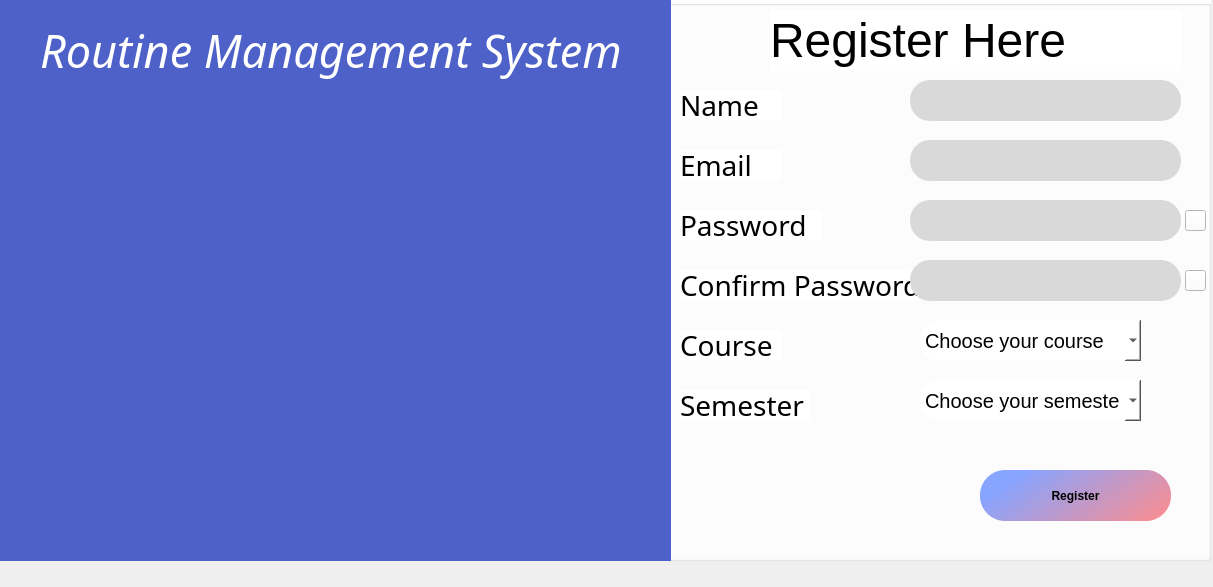
<?xml version="1.0" encoding="UTF-8"?>
<ui version="4.0">
 <class>registration</class>
 <widget class="QDialog" name="registration">
  <property name="geometry">
   <rect>
    <x>0</x>
    <y>0</y>
    <width>1213</width>
    <height>587</height>
   </rect>
  </property>
  <property name="windowTitle">
   <string>register</string>
  </property>
  <property name="styleSheet">
   <string notr="true">.QLineEdit{
	border-radius:6px;
}
*{
	background:none;
}</string>
  </property>
  <widget class="QLabel" name="label_3">
   <property name="geometry">
    <rect>
     <x>50</x>
     <y>260</y>
     <width>191</width>
     <height>121</height>
    </rect>
   </property>
   <property name="text">
    <string/>
   </property>
  </widget>
  <widget class="QGroupBox" name="groupBox">
   <property name="enabled">
    <bool>true</bool>
   </property>
   <property name="geometry">
    <rect>
     <x>650</x>
     <y>0</y>
     <width>561</width>
     <height>561</height>
    </rect>
   </property>
   <property name="font">
    <font>
     <bold>true</bold>
    </font>
   </property>
   <property name="autoFillBackground">
    <bool>false</bool>
   </property>
   <property name="styleSheet">
    <string notr="true">position: absolute;
width: 845px;
height: 1024px;
left: 0px;
top: 0px;

background: #FFFFFF;</string>
   </property>
   <property name="title">
    <string/>
   </property>
   <property name="alignment">
    <set>Qt::AlignHCenter|Qt::AlignTop</set>
   </property>
   <property name="flat">
    <bool>false</bool>
   </property>
   <widget class="QPushButton" name="pushButton_3">
    <property name="geometry">
     <rect>
      <x>330</x>
      <y>470</y>
      <width>191</width>
      <height>51</height>
     </rect>
    </property>
    <property name="font">
     <font>
      <bold>true</bold>
     </font>
    </property>
    <property name="styleSheet">
     <string notr="true">QPushButton{
	position: absolute;
width: 195px;
height: 66px;
left: 368px;
top: 716px;

	background-color: qlineargradient(spread:pad, x1:0, y1:0.625, x2:1, y2:1, stop:0 rgba(135, 164, 255, 255), stop:1 rgba(255, 140, 140, 255));
border-radius: 25px;

}
*:hover{
color: #f5E0E0;
}</string>
    </property>
    <property name="text">
     <string>Register</string>
    </property>
   </widget>
   <widget class="QLabel" name="label_9">
    <property name="geometry">
     <rect>
      <x>30</x>
      <y>150</y>
      <width>101</width>
      <height>31</height>
     </rect>
    </property>
    <property name="font">
     <font>
      <family>Coda</family>
      <pointsize>-1</pointsize>
      <italic>false</italic>
      <bold>false</bold>
     </font>
    </property>
    <property name="styleSheet">
     <string notr="true">position: absolute;
width: 250px;
height: 63px;
left: 493px;
top: 254px;

font-family: 'Coda';
font-style: normal;
font-weight: 400;
font-size: 28px;
line-height: 51px;
text-align: center;

color: #000000;</string>
    </property>
    <property name="text">
     <string>Email</string>
    </property>
   </widget>
   <widget class="QLabel" name="label_12">
    <property name="geometry">
     <rect>
      <x>30</x>
      <y>210</y>
      <width>141</width>
      <height>31</height>
     </rect>
    </property>
    <property name="font">
     <font>
      <family>Coda</family>
      <pointsize>-1</pointsize>
      <italic>false</italic>
      <bold>false</bold>
     </font>
    </property>
    <property name="styleSheet">
     <string notr="true">position: absolute;
width: 250px;
height: 63px;
left: 493px;
top: 254px;

font-family: 'Coda';
font-style: normal;
font-weight: 400;
font-size: 28px;
line-height: 51px;
text-align: center;

color: #000000;</string>
    </property>
    <property name="text">
     <string>Password</string>
    </property>
   </widget>
   <widget class="QLabel" name="label_13">
    <property name="geometry">
     <rect>
      <x>30</x>
      <y>270</y>
      <width>241</width>
      <height>31</height>
     </rect>
    </property>
    <property name="font">
     <font>
      <family>Coda</family>
      <pointsize>-1</pointsize>
      <italic>false</italic>
      <bold>false</bold>
     </font>
    </property>
    <property name="styleSheet">
     <string notr="true">position: absolute;
width: 250px;
height: 63px;
left: 493px;
top: 254px;

font-family: 'Coda';
font-style: normal;
font-weight: 400;
font-size: 28px;
line-height: 51px;
text-align: center;

color: #000000;</string>
    </property>
    <property name="text">
     <string>Confirm Password</string>
    </property>
   </widget>
   <widget class="QLabel" name="label_14">
    <property name="geometry">
     <rect>
      <x>30</x>
      <y>330</y>
      <width>101</width>
      <height>31</height>
     </rect>
    </property>
    <property name="font">
     <font>
      <family>Coda</family>
      <pointsize>-1</pointsize>
      <italic>false</italic>
      <bold>false</bold>
     </font>
    </property>
    <property name="styleSheet">
     <string notr="true">position: absolute;
width: 250px;
height: 63px;
left: 493px;
top: 254px;

font-family: 'Coda';
font-style: normal;
font-weight: 400;
font-size: 28px;
line-height: 51px;
text-align: center;

color: #000000;</string>
    </property>
    <property name="text">
     <string>Course</string>
    </property>
   </widget>
   <widget class="QLabel" name="label_15">
    <property name="geometry">
     <rect>
      <x>30</x>
      <y>390</y>
      <width>131</width>
      <height>31</height>
     </rect>
    </property>
    <property name="font">
     <font>
      <family>Coda</family>
      <pointsize>-1</pointsize>
      <italic>false</italic>
      <bold>false</bold>
     </font>
    </property>
    <property name="styleSheet">
     <string notr="true">position: absolute;
width: 250px;
height: 63px;
left: 493px;
top: 254px;

font-family: 'Coda';
font-style: normal;
font-weight: 400;
font-size: 28px;
line-height: 51px;
text-align: center;

color: #000000;</string>
    </property>
    <property name="text">
     <string>Semester</string>
    </property>
   </widget>
   <widget class="QLineEdit" name="lineEdit_email">
    <property name="enabled">
     <bool>true</bool>
    </property>
    <property name="geometry">
     <rect>
      <x>260</x>
      <y>140</y>
      <width>271</width>
      <height>41</height>
     </rect>
    </property>
    <property name="font">
     <font>
      <bold>false</bold>
     </font>
    </property>
    <property name="styleSheet">
     <string notr="true">position: absolute;
width: 675px;
height: 57px;
left: 785px;
top: 252px;

background: #D9D9D9;
border-radius: 20px;
padding-left:15px;</string>
    </property>
   </widget>
   <widget class="QLineEdit" name="lineEdit_pass">
    <property name="enabled">
     <bool>true</bool>
    </property>
    <property name="geometry">
     <rect>
      <x>260</x>
      <y>200</y>
      <width>271</width>
      <height>41</height>
     </rect>
    </property>
    <property name="font">
     <font>
      <bold>false</bold>
     </font>
    </property>
    <property name="styleSheet">
     <string notr="true">position: absolute;
width: 675px;
height: 57px;
left: 785px;
top: 252px;

background: #D9D9D9;
border-radius: 20px;
padding-left:15px;</string>
    </property>
    <property name="inputMethodHints">
     <set>Qt::ImhHiddenText|Qt::ImhNoAutoUppercase|Qt::ImhNoPredictiveText|Qt::ImhSensitiveData</set>
    </property>
    <property name="echoMode">
     <enum>QLineEdit::Password</enum>
    </property>
   </widget>
   <widget class="QLineEdit" name="lineEdit_cpass">
    <property name="enabled">
     <bool>true</bool>
    </property>
    <property name="geometry">
     <rect>
      <x>260</x>
      <y>260</y>
      <width>271</width>
      <height>41</height>
     </rect>
    </property>
    <property name="font">
     <font>
      <bold>false</bold>
     </font>
    </property>
    <property name="styleSheet">
     <string notr="true">position: absolute;
width: 675px;
height: 57px;
left: 785px;
top: 252px;

background: #D9D9D9;
border-radius: 20px;
padding-left:15px;</string>
    </property>
    <property name="inputMethodHints">
     <set>Qt::ImhHiddenText|Qt::ImhNoAutoUppercase|Qt::ImhNoPredictiveText|Qt::ImhSensitiveData</set>
    </property>
    <property name="echoMode">
     <enum>QLineEdit::Password</enum>
    </property>
   </widget>
   <widget class="QComboBox" name="comboBox_course">
    <property name="geometry">
     <rect>
      <x>270</x>
      <y>320</y>
      <width>221</width>
      <height>41</height>
     </rect>
    </property>
    <property name="styleSheet">
     <string notr="true">position: absolute;
width: 675px;
height: 57px;
left: 785px;
top: 252px;


border-radius: 20px;
font-size:20px;
</string>
    </property>
    <item>
     <property name="text">
      <string>Choose your course</string>
     </property>
    </item>
    <item>
     <property name="text">
      <string>Computer Engineering</string>
     </property>
    </item>
    <item>
     <property name="text">
      <string>Civil Engineering</string>
     </property>
    </item>
    <item>
     <property name="text">
      <string>Mechanical Engineering</string>
     </property>
    </item>
    <item>
     <property name="text">
      <string>Geomatics Engineering</string>
     </property>
    </item>
    <item>
     <property name="text">
      <string>Environmental Engineering</string>
     </property>
    </item>
    <item>
     <property name="text">
      <string>Electrical Engineering</string>
     </property>
    </item>
   </widget>
   <widget class="QComboBox" name="comboBox_sem">
    <property name="geometry">
     <rect>
      <x>270</x>
      <y>380</y>
      <width>221</width>
      <height>41</height>
     </rect>
    </property>
    <property name="styleSheet">
     <string notr="true">position: absolute;
width: 675px;
height: 57px;
left: 785px;
top: 252px;


border-radius: 20px;
font-size:20px;
</string>
    </property>
    <item>
     <property name="text">
      <string>Choose your semester</string>
     </property>
    </item>
    <item>
     <property name="text">
      <string>I</string>
     </property>
    </item>
    <item>
     <property name="text">
      <string>II</string>
     </property>
    </item>
    <item>
     <property name="text">
      <string>III</string>
     </property>
    </item>
    <item>
     <property name="text">
      <string>IV</string>
     </property>
    </item>
    <item>
     <property name="text">
      <string>V</string>
     </property>
    </item>
    <item>
     <property name="text">
      <string>VI</string>
     </property>
    </item>
    <item>
     <property name="text">
      <string>VII</string>
     </property>
    </item>
    <item>
     <property name="text">
      <string>VIII</string>
     </property>
    </item>
   </widget>
   <widget class="QLabel" name="label_2">
    <property name="geometry">
     <rect>
      <x>120</x>
      <y>10</y>
      <width>411</width>
      <height>61</height>
     </rect>
    </property>
    <property name="styleSheet">
     <string notr="true">position: absolute;
width: 551px;
height: 69px;
left: 198px;
top: 239px;

font-family: 'Jua';
font-style: normal;
font-weight: 400;
font-size: 48px;
line-height: 60px;
text-align: center;

color: #000000;
</string>
    </property>
    <property name="text">
     <string>Register Here</string>
    </property>
   </widget>
   <widget class="QLineEdit" name="lineEdit_name">
    <property name="enabled">
     <bool>true</bool>
    </property>
    <property name="geometry">
     <rect>
      <x>260</x>
      <y>80</y>
      <width>271</width>
      <height>41</height>
     </rect>
    </property>
    <property name="font">
     <font>
      <bold>false</bold>
     </font>
    </property>
    <property name="styleSheet">
     <string notr="true">position: absolute;
width: 675px;
height: 57px;
left: 785px;
top: 252px;

background: #D9D9D9;
border-radius: 20px;
padding-left:15px;</string>
    </property>
    <property name="text">
     <string/>
    </property>
   </widget>
   <widget class="QLabel" name="label_8">
    <property name="geometry">
     <rect>
      <x>30</x>
      <y>90</y>
      <width>101</width>
      <height>31</height>
     </rect>
    </property>
    <property name="font">
     <font>
      <family>Coda</family>
      <pointsize>-1</pointsize>
      <italic>false</italic>
      <bold>false</bold>
     </font>
    </property>
    <property name="styleSheet">
     <string notr="true">position: absolute;
width: 250px;
height: 63px;
left: 493px;
top: 254px;

font-family: 'Coda';
font-style: normal;
font-weight: 400;
font-size: 28px;
line-height: 51px;
text-align: center;

color: #000000;</string>
    </property>
    <property name="text">
     <string>Name</string>
    </property>
   </widget>
   <widget class="QPushButton" name="pushButton_eye">
    <property name="geometry">
     <rect>
      <x>535</x>
      <y>210</y>
      <width>21</width>
      <height>21</height>
     </rect>
    </property>
    <property name="styleSheet">
     <string notr="true">border-image: url(:/img/IMG resources/hide.png);</string>
    </property>
    <property name="text">
     <string/>
    </property>
   </widget>
   <widget class="QPushButton" name="pushButton_eye_2">
    <property name="geometry">
     <rect>
      <x>535</x>
      <y>270</y>
      <width>21</width>
      <height>21</height>
     </rect>
    </property>
    <property name="styleSheet">
     <string notr="true">border-image: url(:/img/IMG resources/hide.png);</string>
    </property>
    <property name="text">
     <string/>
    </property>
   </widget>
  </widget>
  <widget class="QLabel" name="label_10">
   <property name="geometry">
    <rect>
     <x>40</x>
     <y>20</y>
     <width>611</width>
     <height>61</height>
    </rect>
   </property>
   <property name="styleSheet">
    <string notr="true">position: absolute;
left: 1.97%;
right: -24.05%;
top: 12.78%;
bottom: 77.5%;

font-family: Jua;
font-style: italic;
font-weight: 400;
font-size: 45px;
line-height: 76px;
text-align: center;

color: #FFFFFF;
</string>
   </property>
   <property name="text">
    <string>Routine Management System</string>
   </property>
  </widget>
  <widget class="QLabel" name="label_11">
   <property name="geometry">
    <rect>
     <x>10</x>
     <y>90</y>
     <width>651</width>
     <height>561</height>
    </rect>
   </property>
   <property name="styleSheet">
    <string notr="true">
background-image: url(:/img/IMG resources/Rectangle 10.png);
position: absolute;
width: 660px;
height: 70px;
left: 144px;
top: 559px;
background-repeat:no-repeat;

border-radius: 50px;</string>
   </property>
   <property name="text">
    <string/>
   </property>
  </widget>
  <widget class="QLabel" name="label">
   <property name="geometry">
    <rect>
     <x>-10</x>
     <y>0</y>
     <width>681</width>
     <height>561</height>
    </rect>
   </property>
   <property name="styleSheet">
    <string notr="true">position: absolute;
left: 0%;
right: -37.9%;
top: 0%;
bottom: 9.62%;

background: #4E61C8;</string>
   </property>
   <property name="text">
    <string/>
   </property>
  </widget>
  <zorder>groupBox</zorder>
  <zorder>label</zorder>
  <zorder>label_3</zorder>
  <zorder>label_10</zorder>
  <zorder>label_11</zorder>
 </widget>
 <tabstops>
  <tabstop>lineEdit_name</tabstop>
  <tabstop>lineEdit_email</tabstop>
  <tabstop>lineEdit_pass</tabstop>
  <tabstop>lineEdit_cpass</tabstop>
  <tabstop>comboBox_course</tabstop>
  <tabstop>comboBox_sem</tabstop>
  <tabstop>pushButton_3</tabstop>
 </tabstops>
 <resources/>
 <connections/>
</ui>
